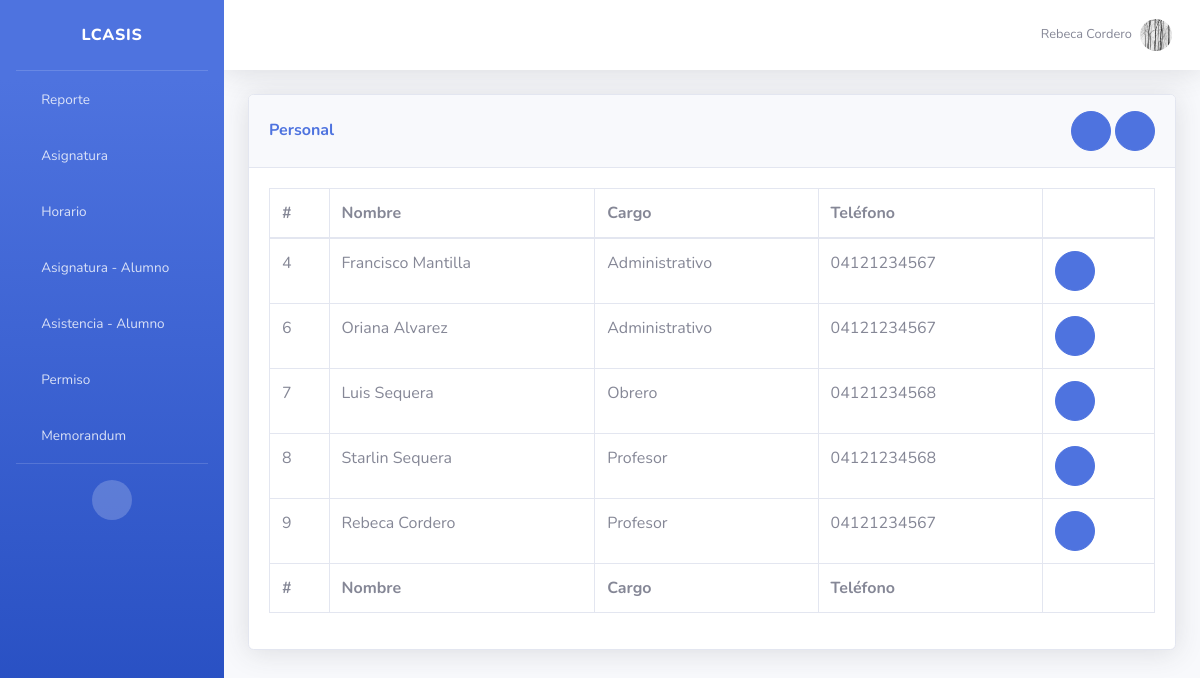
Page /personal/ (signed in) on the committed database.
### app/models.py (models this page shows, shortened)
class Personal(models.Model):
	cedula = models.CharField(max_length=8, unique=True)
	nombre = models.CharField(max_length=50)
	telefono = models.CharField(max_length=12)
	direccion = models.CharField(max_length=100)
	correo = models.CharField(max_length=50, null=True)
	cargo = models.CharField(max_length=1, choices=CARGOS)
	horas = models.IntegerField(blank=True, null=True)
	salario = models.IntegerField()
	fecha_nacimiento = models.DateField()
	fecha_inicio = models.DateField()
	fecha_fin = models.DateField(blank=True, null=True)
	imagen = models.ImageField(upload_to="media/perfiles", blank=True, null=True)
	usuario = models.ForeignKey(User, on_delete=models.CASCADE)

### app/views.py (the view)
# urls.py: path('personal/', views.Personal.as_view(), name="personal"),
class Personal(GroupRequiredMixin, ListView):
	group_required = u'secretario'
	template_name = "personal/index.html"
	model = models.Personal

### app/templatetags/app_extras.py (called while the page is built)
@register.simple_tag
def get_user_lca(usuario):
	grupo = usuario.groups.all()[0].name
	if grupo == 'alumno':
		return Alumno.objects.get(usuario_id=usuario.id)
	else:
		return Personal.objects.get(usuario_id=usuario.id)

@register.simple_tag
def get_grupo_lca(grupos):
	return grupos.all()[0].name

### templates/personal/index.html
{% extends "bases/dashboard.html" %}
{% block content %}
<div class="card shadow mb-4">
    <div class="card-header py-3 d-flex justify-content-between align-items-center">
        <h6 class="m-0 font-weight-bold text-primary">Personal</h6>
        <div>
            <a href="{% url 'personal_pdf' %}" class="btn btn-circle btn-primary"><i class="fas fa-fw fa-file-alt"></i></a>
            <a href="{% url 'agregar_personal' %}" class="btn btn-circle btn-primary"><i class="fas fa-fw fa-plus"></i></a>
        </div>
    </div>
    <div class="card-body">
        <div class="table-responsive">
            <table class="table table-bordered" id="dataTable" width="100%" cellspacing="0">
                <thead>
                    <tr>
                        <th>#</th>
                        <th>Nombre</th>
                        <th>Cargo</th>
                        <th>Teléfono</th>
                        <th></th>
                    </tr>
                </thead>
                <tfoot>
                    <tr>
                        <th>#</th>
                        <th>Nombre</th>
                        <th>Cargo</th>
                        <th>Teléfono</th>
                        <th></th>
                    </tr>
                </tfoot>
                <tbody>
                    {% for object in object_list %}
                    <tr>
                        <td>{{ object.id }}</td>
                        <td>{{ object.nombre }}</td>
                        <td>{{ object.get_cargo_display }}</td>
                        <td>{{ object.telefono }}</td>
                        <td>
                            <a href="{% url 'ver_personal' object.id %}" class="btn btn-circle btn-primary"><i class="fas fa-fw fa-eye"></i></a>
                        </td>
                    </tr>
                    {% empty %}
                    <tr>
                        <td colspan="5" class="text-center">No hay registros.</td>
                    </tr>
                    {% endfor %}
                </tbody>
            </table>
        </div>
    </div>
</div>
{% endblock %}

### templates/bases/dashboard.html (shortened to what this page needs)
{% load static %}
{% load app_extras %}
{% get_user_lca request.user as usuario %}
{% get_grupo_lca request.user.groups as grupo %}
<!DOCTYPE html>
<html lang="en">
<head>
    <link href="{% static 'vendor/fontawesome-free/css/all.min.css' %}" rel="stylesheet" type="text/css">
    <link href="{% static 'css/sb-admin-2.min.css' %}" rel="stylesheet">
    <link href="{% static 'vendor/datatables/dataTables.bootstrap4.min.css' %}" rel="stylesheet">
    <link rel="stylesheet" type="text/css" href="{% static 'css/styles.css' %}">
</head>
<body id="page-top">
    <div id="wrapper">
        <ul class="navbar-nav bg-gradient-primary sidebar sidebar-dark accordion" id="accordionSidebar">
            <a class="sidebar-brand d-flex align-items-center justify-content-center" href="{% url 'index' %}">
                <div class="mx-3">LCASIS</div>
            </a>
            <hr class="sidebar-divider my-0">
            {% if grupo == "secretario" or grupo == "profesor" %}
            <li class="nav-item">
                <a class="nav-link" href="{% url 'reporte' %}">
                    <i class="fas fa-fw fa-sticky-note"></i>
                    <span>Reporte</span></a>
            </li>
            <li class="nav-item">
                <a class="nav-link" href="{% url 'asignatura' %}">
                    <i class="fas fa-fw fa-book"></i>
                    <span>Asignatura</span></a>
            </li>
            <li class="nav-item">
                <a class="nav-link" href="{% url 'horario' %}">
                    <i class="fas fa-fw fa-sticky-note"></i>
                    <span>Horario</span></a>
            </li>
            <li class="nav-item">
                <a class="nav-link" href="{% url 'asignatura_alumno' %}">
                    <i class="fas fa-fw fa-book"></i>
                    <span>Asignatura - Alumno</span></a>
            </li>
            <li class="nav-item">
                <a class="nav-link" href="{% url 'asistencia_alumno' %}">
                    <i class="fas fa-fw fa-table"></i>
                    <span>Asistencia - Alumno</span></a>
            </li>
            {% endif %}
            {% if grupo == "secretario" or grupo == "profesor" or grupo == "administrativo" or grupo == "obrero" %}
            <li class="nav-item">
                <a class="nav-link" href="{% url 'permiso' %}">
                    <i class="fas fa-fw fa-plus"></i>
                    <span>Permiso</span></a>
            </li>            <li class="nav-item">
                <a class="nav-link" href="{% url 'memorandum' %}">
                    <i class="fas fa-fw fa-sticky-note"></i>
                    <span>Memorandum</span></a>
            </li>
            {% endif %}
            <hr class="sidebar-divider d-none d-md-block">
            <div class="text-center d-none d-md-inline">
                <button class="rounded-circle border-0" id="sidebarToggle"></button>
            </div>
        </ul>
        <div id="content-wrapper" class="d-flex flex-column">
            <div id="content">
                <nav class="navbar navbar-expand navbar-light bg-white topbar mb-4 static-top shadow">
                    <ul class="navbar-nav ml-auto">
                        <li class="nav-item dropdown no-arrow">
                            <a class="nav-link dropdown-toggle" href="#" id="userDropdown" role="button"
                                data-toggle="dropdown" aria-haspopup="true" aria-expanded="false">
                                <span class="mr-2 d-none d-lg-inline text-gray-600 small">{{ usuario.nombre }}</span>
                                <img class="img-profile rounded-circle"
                                    src="{{ usuario.imagen.url }}">
                            </a>
                        </li>
                    </ul>
                </nav>
                <div class="container-fluid">
                    {% block content %}{% endblock %}
                </div>
            </div>
        </div>
    </div>
</body>
</html>

### static/css/styles.css (style rules this page uses)
.dropdown-toggle::after { display: none; }

### rows in the picture
Personal: nombre "Rebeca Cordero", imagen (picture), id "9", cargo "Profesor", telefono "04121234567"
Personal: id "4", nombre "Francisco Mantilla", cargo "Administrativo", telefono "04121234567"
Personal: id "6", nombre "Oriana Alvarez", cargo "Administrativo", telefono "04121234567"
Personal: id "7", nombre "Luis Sequera", cargo "Obrero", telefono "04121234568"
Personal: id "8", nombre "Starlin Sequera", cargo "Profesor", telefono "04121234568"
